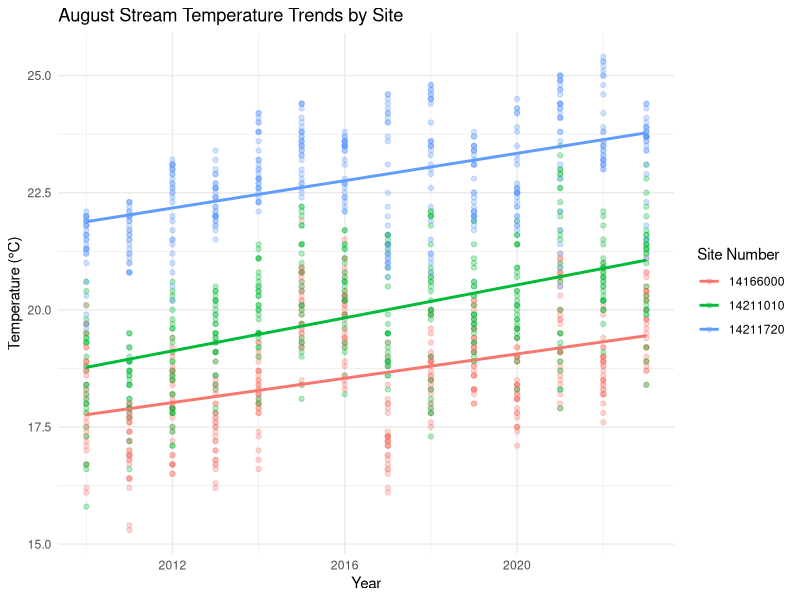

Source code (R):
## ---- chunk 1
knitr::opts_chunk$set(echo = TRUE, message = FALSE, warning = FALSE)
## ---- chunk 2
library(tidyverse)
library(lubridate)

# Load data
temp_data <- read.csv("data/temp_data.csv")

# Format variables
temp_data <- temp_data %>% 
  select(
    agency_cd = monitoring_location_id, 
    site_no = monitoring_location_id, 
    Date = time, 
    temp_C = value ) 

temp_data$site_no <- gsub("USGS-", "", temp_data$site_no) 

temp_data$Date <- as.Date(temp_data$Date) 

temp_data$month <- month(temp_data$Date, label = TRUE)
temp_data$year <- year(temp_data$Date)
## ---- chunk 3

## ---- chunk 4
aug_data <- temp_data %>%
  filter(month == "Aug")

ggplot(aug_data, aes(x = year, y = temp_C, color = site_no)) +
  geom_point(alpha = 0.3) +
  geom_smooth(method = "lm", se = FALSE) +
  labs(
    title = "August Stream Temperature Trends by Site",
    x = "Year",
    y = "Temperature (°C)",
    color = "Site Number"
  ) +
  theme_minimal()
## ---- chunk 5
